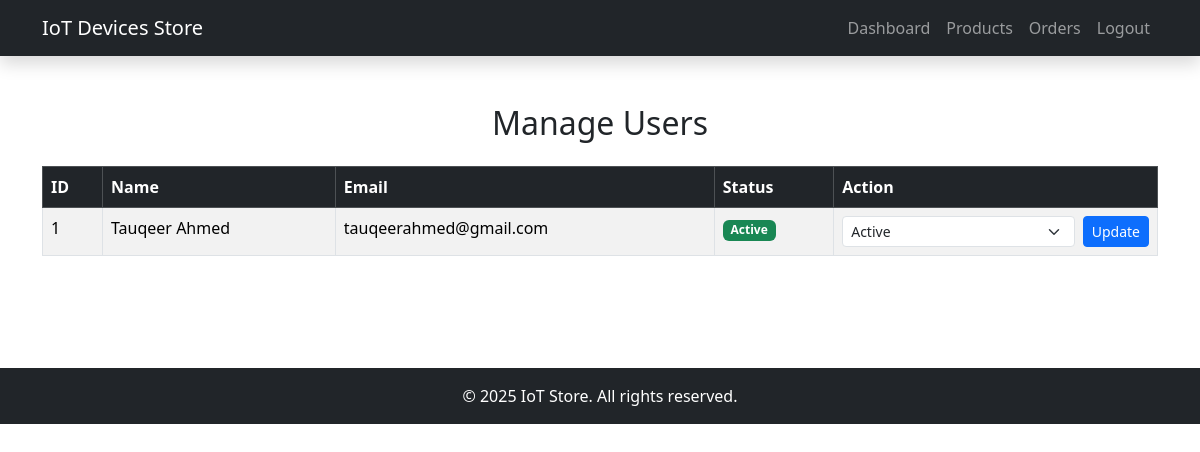
The page /admin/manage_users.php (signed in) on the database its author committed.
### tables this page shows
CREATE TABLE `user` (
  `id` int(11) NOT NULL,
  `name` varchar(100) NOT NULL,
  `email` varchar(100) NOT NULL,
  `password` varchar(255) NOT NULL,
  `address` varchar(255) DEFAULT NULL,
  `phone` varchar(20) DEFAULT NULL,
  `status` enum('Active','Blocked') DEFAULT 'Active'
);

### admin/manage_users.php (the view, shortened to what this page needs)
<?php
include("../includes/db.php");
$result = $conn->query("SELECT * FROM user ORDER BY id DESC");
include '../includes/header.php';
?>
<div class="container py-5">
  <h2 class="text-center mb-4">Manage Users</h2>
  <?php if ($result->num_rows > 0): ?>
    <div class="table-responsive">
      <table class="table table-bordered table-striped">
        <thead class="table-dark">
          <tr>
            <th>ID</th>
            <th>Name</th>
            <th>Email</th>
            <th>Status</th>
            <th>Action</th>
          </tr>
        </thead>
        <tbody>
          <?php while ($user = $result->fetch_assoc()): ?>
            <tr>
              <td><?php echo $user['id']; ?></td>
              <td><?php echo htmlspecialchars($user['name']); ?></td>
              <td><?php echo htmlspecialchars($user['email']); ?></td>
              <td>
                <span class="badge bg-<?php echo $user['status'] == 'Active' ? 'success' : 'secondary'; ?>">
                  <?php echo $user['status']; ?>
                </span>
              </td>
              <td>
                <form method="post" class="d-flex">
                  <select name="status" class="form-select form-select-sm me-2">
                    <option value="Active" <?php if ($user['status'] == 'Active') echo 'selected'; ?>>Active</option>
                  </select>
                  <button type="submit" class="btn btn-primary btn-sm">Update</button>
                </form>
              </td>
            </tr>
          <?php endwhile; ?>
        </tbody>
      </table>
    </div>
  <?php else: ?>
    <div class="alert alert-info text-center">
      No users found.
    </div>
  <?php endif; ?>
</div>
<?php include '../includes/footer.php'; ?>

### rows shown on the page
user: id "1", name "Tauqeer Ahmed", email "tauqeerahmed@gmail.com", status "Active"
